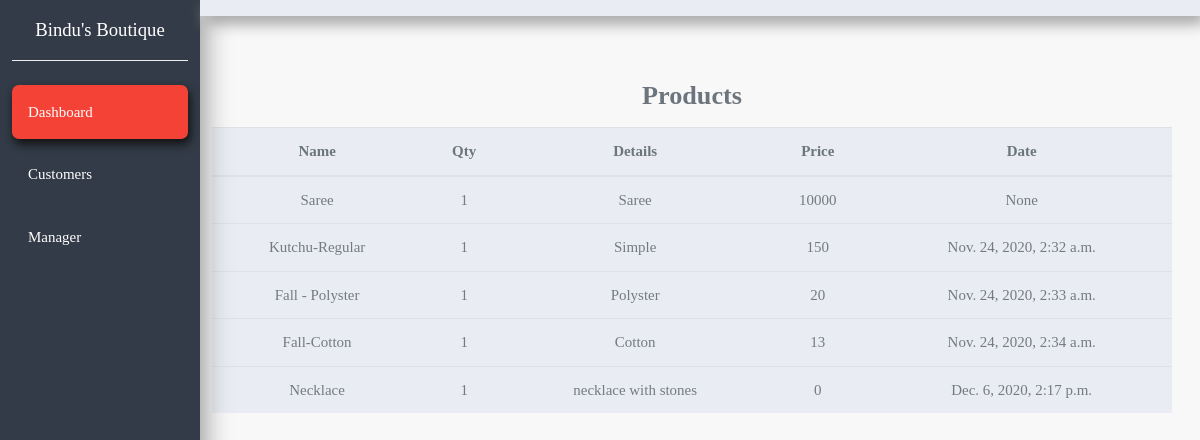
Screenshot of /products/ with the database file from the repository.
### crm/models.py (models this page shows, shortened)
class Product(models.Model):
    name = models.CharField(max_length=200, null=True)
    category = models.CharField(max_length=1,default='S',null=True)
    wt = models.DecimalField(max_digits=10,decimal_places=2,null=True,default=0.00)
    making_charges = models.DecimalField(max_digits=10,decimal_places=2,null=True,default=22.00)
    qty = models.IntegerField(null=True,default=1)
    details = models.CharField(max_length=200, null=True)
    price = models.IntegerField(default=0.00,null=True)
    date_created = models.DateTimeField(auto_now_add=True, null=True)

### crm/views.py (the view)
# urls.py: path('products/', views.products, name="products"),
def products(request):
    products = Product.objects.all()
    return render(request, 'crm/products.html',{'products' : products})

### crm/templates/crm/products.html
{% extends 'crm/base.html'%}
{% block content %}
<section>
    <div class="container-fluid">
      <div class="row mb-5">
        <div class="col-xl-10 col-lg-9 col-md-8 ml-auto mt-5">
          <div class="row align-items-center">
            <div class="col mt-3 mr-3">
              <h3 class="text-muted text-center mb-3">Products</h3>
              <table class="table table-striped bg-light text-center">
                <thead>
                  <tr class="text-muted">
                    <th>Name</th>
                    <th>Qty</th>
                    <th>Details</th>
                    <th>Price</th>
                    <th>Date</th>
                  </tr>
                </thead>
                <tbody>
                  {%  for i in products %}
                    <tr>
                      <td>{{i.name}}</td>
                      <td>{{i.qty}}</td>
                      <td>{{i.details}}</td>
                      <td>{{i.price}}</td>
                      <td>{{i.date_created}}</td>
                    </tr>
                  {% endfor %}
                </tbody>
              </table>
            </div>
          </div>
        </div>
      </div>
    </div>
</section>
{% endblock %}

### static/css/base.css (style rules this page uses)
body { font-family: 'Montserrat', sans-serif; background-color: #eee; }

### rows the page displays
Product: name "Saree", qty "1", details "Saree", price "10000", date_created "None"
Product: name "Kutchu-Regular", qty "1", details "Simple", price "150", date_created "Nov. 24, 2020, 2:32 a.m."
Product: name "Fall - Polyster", qty "1", details "Polyster", price "20", date_created "Nov. 24, 2020, 2:33 a.m."
Product: name "Fall-Cotton", qty "1", details "Cotton", price "13", date_created "Nov. 24, 2020, 2:34 a.m."
Product: name "Necklace", qty "1", details "necklace with stones", price "0", date_created "Dec. 6, 2020, 2:17 p.m."
